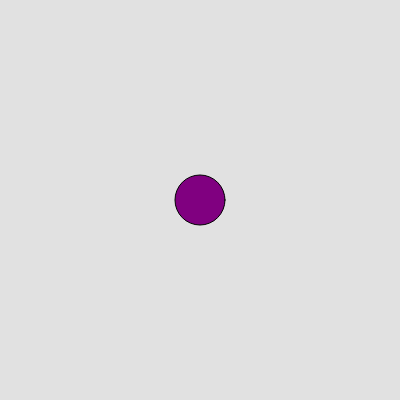
Frame 1 (no input)
Frame 60 (no input): blank canvas, image omitted
Frame 120 (the mouse pressed at the canvas centre since frame 60): blank canvas, image omitted

The p5.js sketch that drew this single still picture (run headless with seeded random() and noise() and a simulated clock; from frame 60 on, the mouse is pressed at the canvas centre):

// p5.js sketch
// ── sketch.js
var x = 200;
var y = 200; 

function setup(){
    createCanvas(400,400);
}

function draw(){
    background(225);
    fill("purple")
    ellipse(x, y, 50, 50)

    x += 10
    y -= 10

    if(x=0){
        x += 100;
    }else if(x=400){
        x -=100;
    }else if(y=0){
        y +=100;
    }else if(y=400){
        y -=100;
    }

}
